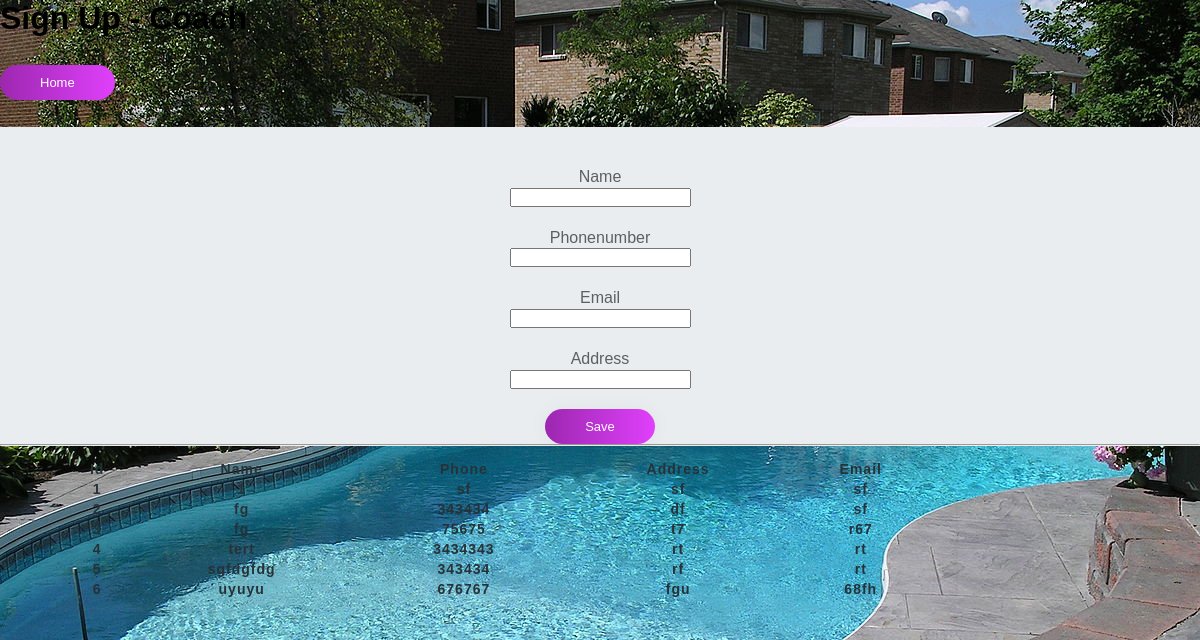
The app's page /try/CoachRegistration.php (signed in) with its own data.
### tables this page shows
CREATE TABLE `coach` (
  `coach_name` text NOT NULL,
  `coach_phonenumber` text NOT NULL,
  `coach_address` text NOT NULL,
  `coach_email` text NOT NULL,
  `coach_id` int(11) NOT NULL
);

### try/CoachRegistration.php (the view, shortened to what this page needs)
<?php
$member_rows="";
$query = "SELECT coach_id,coach_name, coach_phonenumber, coach_address, coach_email from coach";
if ($result=mysqli_query($link,$query))
{
  while ($row=mysqli_fetch_row($result))
    {
        $member_rows = $member_rows."<tr><td>".$row[0]."</td><td>".$row[1]."</td><td>".$row[2]."</td><td>".$row[3]."</td><td>".$row[4]."</td></tr>";
    }
}
$coach_name_err="";
$coach_phonenumber_err="";
$coach_address_err="";
$coach_email_err="";
$coach_name="";
$coach_phonenumber="";
$coach_address="";
$coach_email="";
?>
<!DOCTYPE html>
<html>
<head>
  <link rel="stylesheet" href="css/style.css" charset="UTF-8">
    <link rel="stylesheet" href="css/table.css" charset="UTF-8">
</head>
<body>
    <div class="page-header">
	<h1></b>Sign Up - Coach</h1>
		<br></br>
    <a class="homebuttons" href="Home.php">Home</a><br>
	<br></br>
    </div>
    <form class="form1" action="coachRegistration.php" method="post">
        Name <br>
        <input type="text" name="coach_name" value="<?php echo $coach_name; ?>"/>  <span><?php echo $coach_name_err; ?></span> <br>
        Phonenumber <br>
        <input type="text" name="coach_phonenumber" value="<?php echo $coach_phonenumber; ?>" /> <span><?php echo $coach_phonenumber_err; ?></span><br>
        Email <br>
        <input type="text" name="coach_email" value="<?php echo $coach_email; ?>" /> <span><?php echo $coach_email_err; ?></span><br>
        Address <br>
        <input type="text" name="coach_address" value="<?php echo $coach_address; ?>" /> <span><?php echo $coach_address_err; ?></span><br>
        <input class="homebuttons" type="submit" value="Save" />
    </form>
    <hr>
    <table class="pass" border="1">
        <tr>
        <th>Id</th><th>Name</th><th>Phone</th><th>Address</th><th>Email</th>
        </tr>
        <?php echo $member_rows; ?>
    </table>
</body>
</html>

### try/css/style.css (style rules this page uses)
body { background-color: #F3EBF6; font-family: 'Ubuntu', sans-serif; background-image: url('"https://localhost/abd/swim.jpg'); background-repeat: no-repeat; background-attachment: fixed; background-size: cover; }
form.form1 { padding-top: 40px; }
.pass { width: 76%; color: rgb(38, 50, 56); font-weight: 700; font-size: 14px; letter-spacing: 1px; background: rgba(136, 126, 126, 0.04); padding: 10px 20px; border: none; border-radius: 20px; outline: none; box-sizing: border-box; border: 2px solid rgba(0, 0, 0, 0.02); margin-bottom: 50px; margin-left: 46px; text-align: center; margin-bottom: 27px; font-family: 'Ubuntu', sans-serif; }
.homebuttons { cursor: pointer; border-radius: 5em; color: #fff; background: linear-gradient(to right, #9C27B0, #E040FB); border: 0; padding-left: 40px; padding-right: 40px; padding-bottom: 10px; padding-top: 10px; font-family: 'Ubuntu', sans-serif; margin-right: 00%; font-size: 13px; box-shadow: 0 0 20px 1px rgba(0, 0, 0, 0.04); }
a { text-shadow: 0px 0px 3px rgba(117, 117, 117, 0.12); color: #blue; text-decoration: none }

### try/css/table.css (style rules this page uses)
* { margin: 0; padding: 0; box-sizing: border-box; }
.form1 { color: #5D6063; background-color: #EAEDF0; font-family: "Helvetica", "Arial", sans-serif; font-size: 16px; line-height: 1.3; display: flex; flex-direction: column; align-items: center; }

### records on screen
coach: coach_id "1", coach_name "1", coach_phonenumber "sf", coach_address "sf", coach_email "sf"
coach: coach_id "2", coach_name "fg", coach_phonenumber "343434", coach_address "df", coach_email "sf"
coach: coach_id "3", coach_name "fg", coach_phonenumber "75675", coach_address "t7", coach_email "r67"
coach: coach_id "4", coach_name "tert", coach_phonenumber "3434343", coach_address "rt", coach_email "rt"
coach: coach_id "5", coach_name "sgfdgfdg", coach_phonenumber "343434", coach_address "rf", coach_email "rt"
coach: coach_id "6", coach_name "uyuyu", coach_phonenumber "676767", coach_address "fgu", coach_email "68fh"
